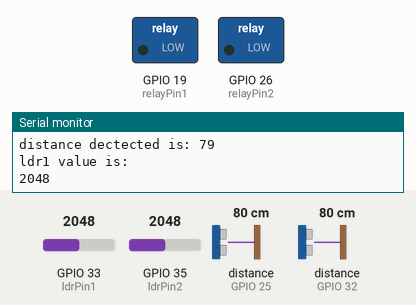
Simulated run of this sketch. Board: ESP32. Shown: switched loads named in the sketch (green lamp = pin HIGH), the last lines printed to the serial monitor. Wiring (inferred from the names in the program): 2 × ultrasonic range finder: trigger GPIO 18, echo GPIO 25 / trigger GPIO 27, echo GPIO 32. The inputs (shaded band) are chosen by the test bench; at power-on: GPIO 33 (ldrPin1) = 2048, GPIO 35 (ldrPin2) = 2048, distance to the obstacle (sensors on GPIO 25, GPIO 32) 80 cm. The echo pulse lasts 58.3 µs per cm; pins used as bus, display or sensor lines are not drawn.

Above: at 1.8 s.
1.9 s: GPIO 33 (ldrPin1) set to 552
3.4 s: GPIO 33 (ldrPin1) set to 458
At 4.5 s:
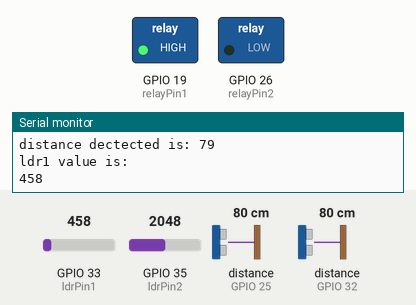
5.5 s: GPIO 35 (ldrPin2) set to 536
7.2 s: GPIO 35 (ldrPin2) set to 477
At 9.2 s:
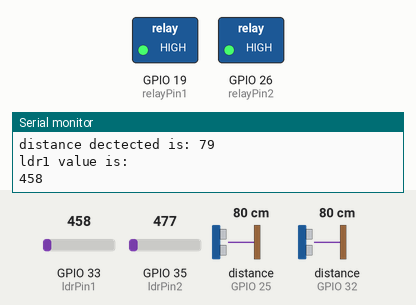
Timing chart, 0 to 10.5 s (numbered marks = the images above; inputs shaded):
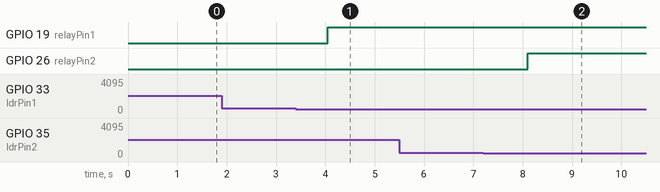

Measured:
- the behaviour switches between 501 and 500 on GPIO 33 (ldrPin1) (found by bisection; images 0 and 1)
- the behaviour switches between 501 and 500 on GPIO 35 (ldrPin2) (found by bisection; images 1 and 2)
- after the input at 3.4 s, GPIO 19 (relayPin1): LOW → HIGH after 0.65 s
- after the input at 7.2 s, GPIO 26 (relayPin2): LOW → HIGH after 0.90 s

The sketch:

ctricity_power_saver_system_using_arduino_and_ultrasonic_sen.ino
```cpp
const int trigPin1 = 27;            // Trigger pin for the ultrasonic sensor in Room 1
const int echoPin1 = 32;            // Echo pin for the ultrasonic sensor in Room 1
const int ldrPin1 = 33;             // LDR sensor analog input pin for the light sensor in Room 1
const int relayPin1 = 19;           // Relay module control pin output for the light in Room 1

const int trigPin2 = 18;            // Trigger pin for the ultrasonic sensor in Room 2
const int echoPin2 = 25;            // Echo pin for the ultrasonic sensor in Room 2
const int ldrPin2 = 35;             // LDR sensor analog input pin for the light sensor in Room 2
const int relayPin2 = 26;           // Relay module control pin output for the light in Room 2

const int lightThreshold =500;     // Threshold value for darkness
const long timeout = 5000;       // 30 minutes in milliseconds

unsigned long lastMotionTime1 = 0;
unsigned long lastMotionTime2 = 0;

void setup() {
  pinMode(trigPin1, OUTPUT);
  pinMode(echoPin1, INPUT);
  pinMode(ldrPin1, INPUT);
  pinMode(relayPin1, OUTPUT);

  pinMode(trigPin2, OUTPUT);
  pinMode(echoPin2, INPUT);
  pinMode(ldrPin2, INPUT);
  pinMode(relayPin2, OUTPUT);

  Serial.begin(9600);

  digitalWrite(relayPin1, LOW);  // Ensure light in Room 1 is off at start
  digitalWrite(relayPin2, LOW);  // Ensure light in Room 2 is off at start
}

long getDistance(int trigPin, int echoPin) {
  digitalWrite(trigPin, LOW);
  delayMicroseconds(2);
  digitalWrite(trigPin, HIGH);
  delayMicroseconds(10);
  digitalWrite(trigPin, LOW);

  long duration = pulseIn(echoPin, HIGH);
  long distance = duration * 0.034 / 2;  // Convert to cm
  Serial.println(distance);
  return distance;
}

void loop() {
  // Room 1
  int ldrValue1 = analogRead(ldrPin1);
  long distance1 = getDistance(trigPin1, echoPin1);

  if (ldrValue1 <= lightThreshold && distance1 < 100) {  // Assuming 100 cm as motion detection threshold
    digitalWrite(relayPin1, HIGH);  // Turn on light in Room 1
    lastMotionTime1 = millis();     // Reset timer for Room 1
    Serial.print(ldrValue1);
  }

  if (millis() - lastMotionTime1 > timeout) {
    digitalWrite(relayPin1, LOW);   // Turn off light in Room 1 after timeout
  }

  // Room 2
  int ldrValue2 = analogRead(ldrPin2);
  long distance2 = getDistance(trigPin2, echoPin2);

  if (ldrValue2 <= lightThreshold && distance2 < 100) {  // Assuming 100 cm as motion detection threshold
    digitalWrite(relayPin2, HIGH);  // Turn on light in Room 2
    lastMotionTime2 = millis();     // Reset timer for Room 2
  }

  if (millis() - lastMotionTime2 > timeout) {
    digitalWrite(relayPin2, LOW);   // Turn off light in Room 2 after timeout
  }
  Serial.print("distance dectected is: ");
  Serial.println(distance1);
  Serial.println("ldr1 value is: ");
  Serial.println(ldrValue1);
  delay(1000);  // Check sensors every second
}
```
